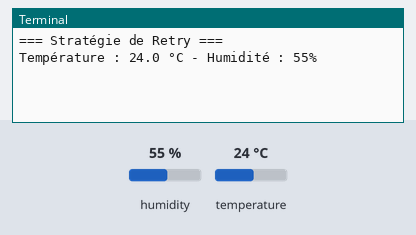
The program below on a simulated Raspberry Pi (BCM pin numbers). On the bench: the last lines printed to the terminal. Inputs (shaded band) come from the test bench; at power-on: humidity 55 %, temperature 24 °C.

Above: at 1.2 s.
1.3 s: humidity set to 22 %
At 6.6 s:
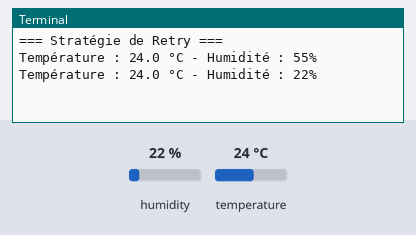
7.6 s: temperature set to 12 °C
At 11.3 s:
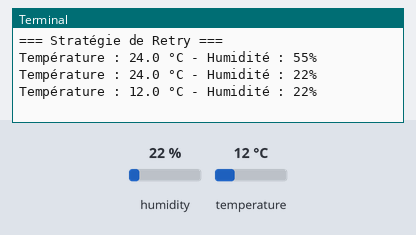
13.9 s: humidity set to 40 %
At 17.2 s:
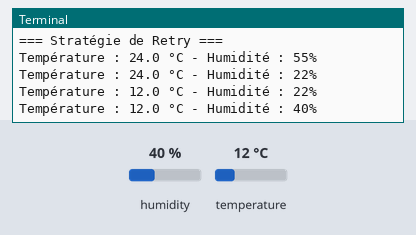
Timing chart, 0 to 18.7 s (numbered marks = the images above; inputs shaded):
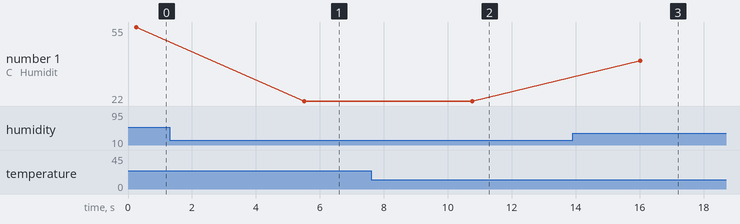

The program:

lecture_dht11.py
```python
#!/usr/bin/env python3

import time
import board
import adafruit_dht

PIN_DATA = 23
capteur_dht = adafruit_dht.DHT11(board.D23)

def lire_trame_avec_retry(max_retries=3, delai_retry=2.1):
    for tentative in range(1, max_retries + 1):
        try:
            temperature = capteur_dht.temperature
            humidite = capteur_dht.humidity
            if temperature is not None and humidite is not None:
                return temperature, humidite
        except RuntimeError:
            if tentative < max_retries:
                print(f"[Alerte] Échec lecture ({tentative}/{max_retries}). Nouvelle tentative dans {delai_retry}s...")
                time.sleep(delai_retry)
            else:
                raise RuntimeError(f"Capteur indisponible après {max_retries} tentatives.")

if __name__ == '__main__':
    print("=== Stratégie de Retry ===")
    try:
        while True:
            try:
                temp, hum = lire_trame_avec_retry(max_retries=3, delai_retry=2.1)
                print(f"Température : {temp:.1f} °C - Humidité : {hum}%")
            except RuntimeError as e:
                print(f"Erreur Critique : {e}")
            time.sleep(5.0)
    except KeyboardInterrupt:
        pass
    finally:
        capteur_dht.exit()
        print("\nFin du programme")
```

Measured:
- after the input at 1.3 s, the terminal: prints a new line after 4.2 s (image 1)
- after the input at 7.6 s, the terminal: prints a new line after 3.2 s (image 2)
- after the input at 13.9 s, the terminal: prints a new line after 2.1 s (image 3)
- plotted number 1: 55 → 22 after the input at 1.3 s, 22 → 40 after the input at 13.9 s
